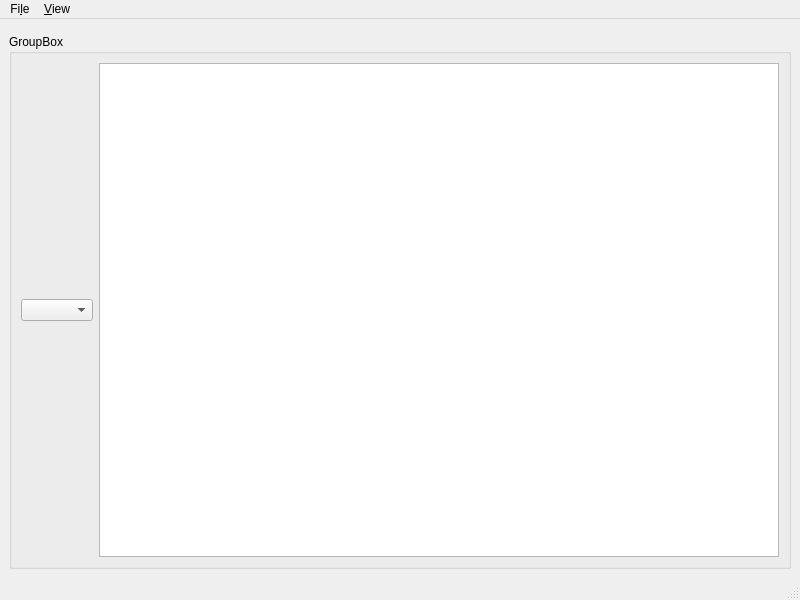
<?xml version="1.0" encoding="UTF-8"?>
<ui version="4.0">
 <class>MainWindow</class>
 <widget class="QMainWindow" name="MainWindow">
  <property name="geometry">
   <rect>
    <x>0</x>
    <y>0</y>
    <width>800</width>
    <height>600</height>
   </rect>
  </property>
  <property name="windowTitle">
   <string>MainWindow</string>
  </property>
  <widget class="QWidget" name="centralwidget">
   <layout class="QVBoxLayout" name="verticalLayout">
    <item>
     <widget class="SimpleCommandPaletteWidget" name="widget" native="true"/>
    </item>
    <item>
     <widget class="QGroupBox" name="groupBox">
      <property name="title">
       <string>GroupBox</string>
      </property>
      <layout class="QHBoxLayout" name="horizontalLayout">
       <item>
        <widget class="QComboBox" name="comboBox"/>
       </item>
       <item>
        <widget class="QTextEdit" name="textEdit"/>
       </item>
      </layout>
     </widget>
    </item>
   </layout>
  </widget>
  <widget class="QStatusBar" name="statusbar"/>
  <widget class="QMenuBar" name="menuBar">
   <property name="geometry">
    <rect>
     <x>0</x>
     <y>0</y>
     <width>800</width>
     <height>26</height>
    </rect>
   </property>
   <widget class="QMenu" name="menuFile">
    <property name="title">
     <string>Fi&amp;le</string>
    </property>
    <widget class="QMenu" name="menuUps">
     <property name="title">
      <string>&amp;ups</string>
     </property>
     <addaction name="actionFancy_Save"/>
    </widget>
    <addaction name="actionOpen"/>
    <addaction name="actionSave"/>
    <addaction name="menuUps"/>
    <addaction name="actionQuit"/>
   </widget>
   <widget class="QMenu" name="menuView">
    <property name="title">
     <string>&amp;View</string>
    </property>
    <addaction name="actionHuhu"/>
   </widget>
   <addaction name="menuFile"/>
   <addaction name="menuView"/>
  </widget>
  <action name="actionHuhu">
   <property name="text">
    <string>&amp;huhu</string>
   </property>
  </action>
  <action name="actionOpen">
   <property name="icon">
    <iconset theme="document-open"/>
   </property>
   <property name="text">
    <string>&amp;Open</string>
   </property>
  </action>
  <action name="actionSave">
   <property name="icon">
    <iconset theme="document-save"/>
   </property>
   <property name="text">
    <string>&amp;Save</string>
   </property>
  </action>
  <action name="actionFancy_Save">
   <property name="text">
    <string>&amp;Fancy Save</string>
   </property>
  </action>
  <action name="actionQuit">
   <property name="icon">
    <iconset theme="application-exit"/>
   </property>
   <property name="text">
    <string>&amp;Quit</string>
   </property>
   <property name="shortcut">
    <string>Ctrl+Q</string>
   </property>
  </action>
 </widget>
 <customwidgets>
  <customwidget>
   <class>SimpleCommandPaletteWidget</class>
   <extends>QWidget</extends>
   <header>SimpleCommandPaletteWidget.hpp</header>
   <container>1</container>
  </customwidget>
 </customwidgets>
 <resources/>
 <connections/>
</ui>
